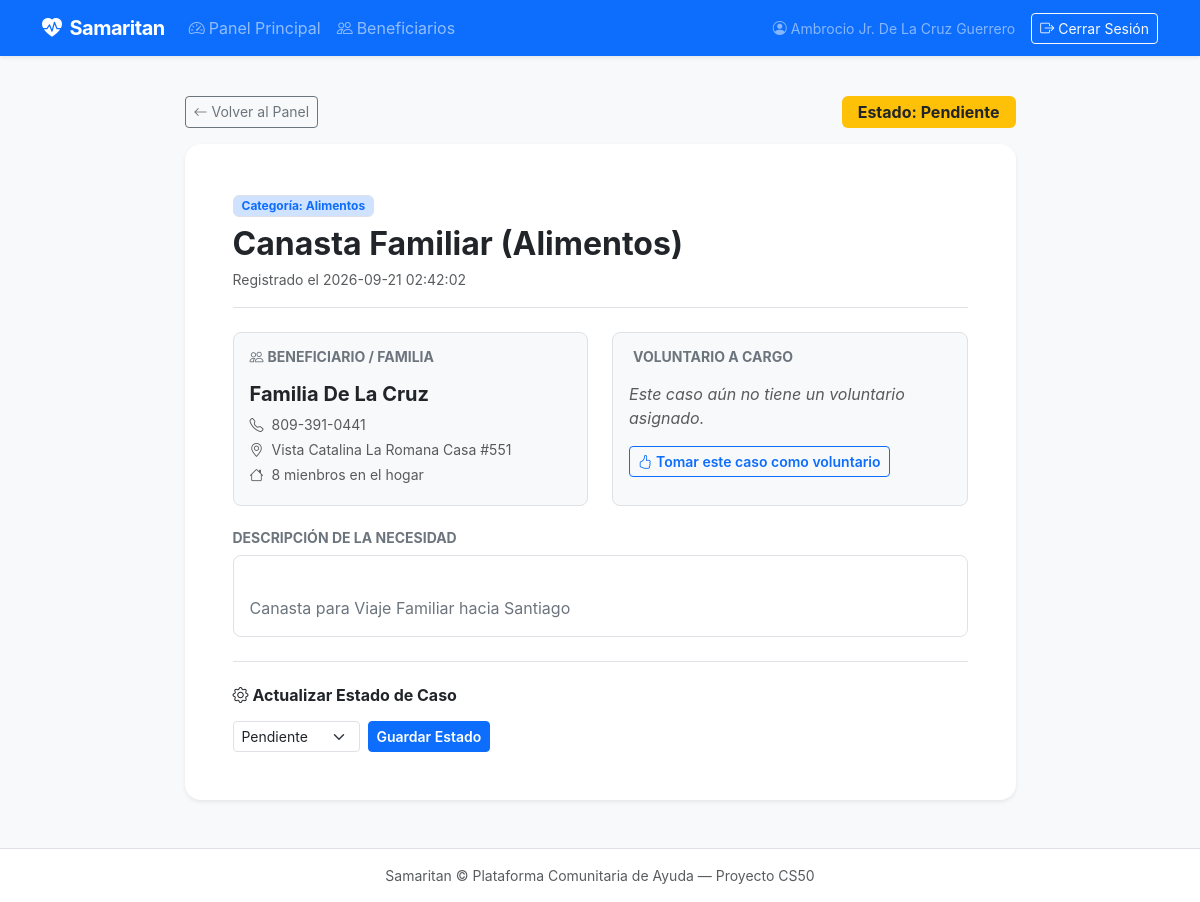
/cases/1 (signed in), run on an earlier commit of the app's database.
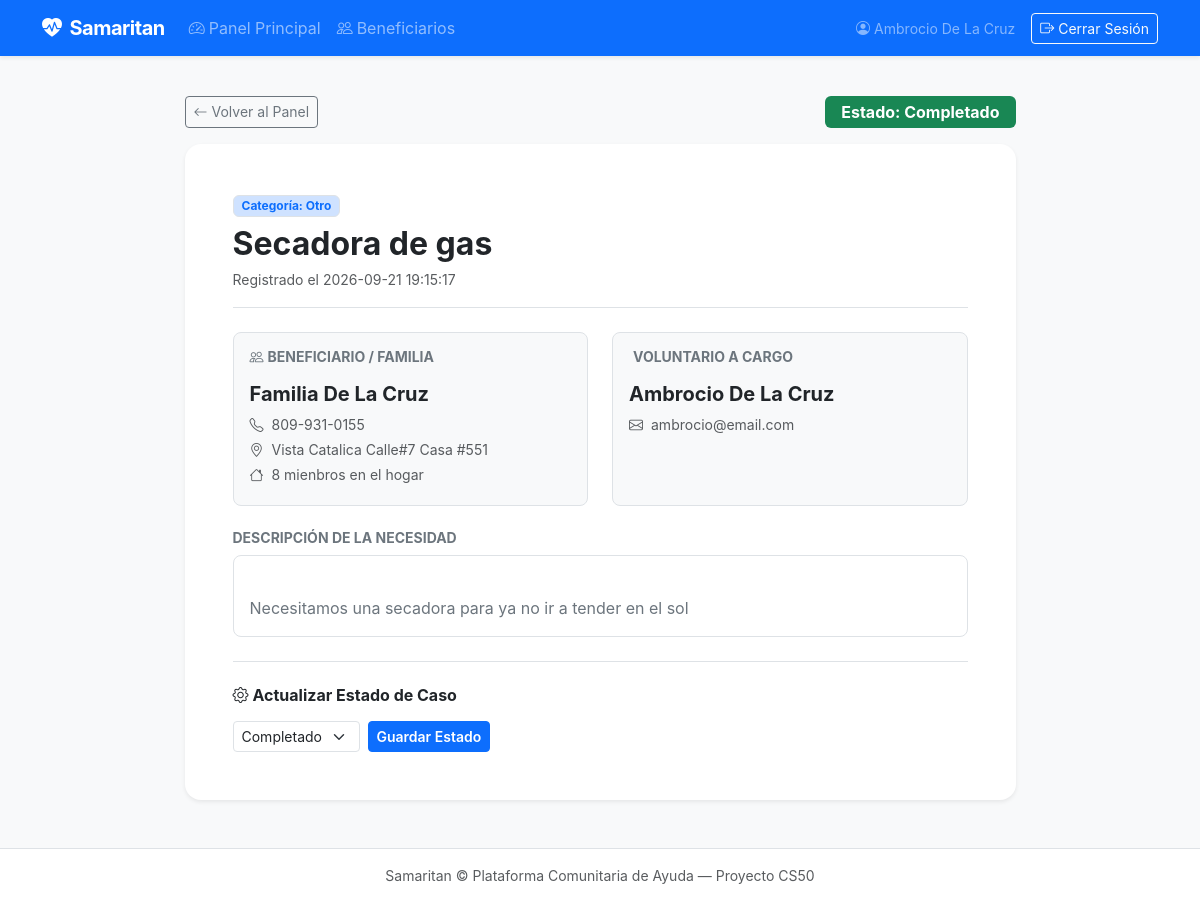
And on a later commit of the database.
### tables this page shows
CREATE TABLE cases (
    id INTEGER PRIMARY KEY AUTOINCREMENT,
    beneficiary_id INTEGER NOT NULL,
    case_type TEXT NOT NULL,
    category TEXT NOT NULL,
    status TEXT NOT NULL DEFAULT 'pending',
    volunteer_id INTEGER,
    description TEXT,
    created_at TIMESTAMP DEFAULT CURRENT_TIMESTAMP,
    FOREIGN KEY (beneficiary_id) REFERENCES beneficiaries(id) ON DELETE CASCADE,
    FOREIGN KEY (volunteer_id) REFERENCES users (id) ON DELETE SET NULL
);

CREATE TABLE beneficiaries (
    id INTEGER PRIMARY KEY AUTOINCREMENT,
    name TEXT NOT NULL,
    phone TEXT,
    location TEXT,
    household_size INTEGER DEFAULT 1,
    notes TEXT,
    created_at TIMESTAMP DEFAULT CURRENT_TIMESTAMP
);

CREATE TABLE users (
    id INTEGER PRIMARY KEY AUTOINCREMENT,
    name TEXT NOT NULL,
    email TEXT NOT NULL UNIQUE,
    hash TEXT NOT NULL,
    role TEXT NOT NULL DEFAULT 'volunteer',
    created_at TIMESTAMP DEFAULT CURRENT_TIMESTAMP
);

### app.py (the view)
@app.route("/cases/<int:case_id>")
@login_required
def case_detail(case_id):
  with get_db() as conn:
    case = conn.execute("""
      SELECT
        c.id, c.case_type, c.category, c.status, c.description, c.created_at ,
        b.id AS beneficiary_id, b.name AS beneficiary_name, b.phone AS beneficiary_phone,
        b.location AS beneficiary_location, b.household_size,
        u.id AS volunteer_id, u.name As volunteer_name, u.email AS volunteer_email
      FROM cases c
      JOIN beneficiaries b ON c.beneficiary_id = b.id
      LEFT JOIN users u ON c.volunteer_id = u.id
      WHERE c.id = ?;
      """,(case_id,)).fetchone()
    if case is None:
      flash("Case not found.", "error")
      return redirect("/")
  return render_template("case_detail.html", case=case)

### app.py (called while the page is built)
@app.after_request
def after_request(response):
    response.headers["Cache-Control"] = "no-cache, no-store, must-revalidate"
    response.headers["Expires"] = 0
    response.headers["Pragma"] = "no-cache"
    return response

### db.py (called while the page is built)
def get_db():
  if "db" not in g:
    g.db = sqlite3.connect(
      current_app.config["DATABASE"],
      detect_types=sqlite3.PARSE_DECLTYPES
    )
    g.db.row_factory = sqlite3.Row
  return g.db

def login_required(f):
  @wraps(f)
  def wrapper(*args, **kwargs):
    if session.get("user_id") is None:
      return redirect("/login")
    return f(*args, **kwargs)
  return wrapper

### templates/case_detail.html (shortened to what the changed rows need)
{% extends "layout.html" %}
{% block main %}
  <div class="row justify-content-center">
    <div class="col-12 col-lg-9">
      <div class="d-flex justify-content-between align items-center mb-3">
        <div>
          {% if case.status == 'pending' %}
            <span class="badge bg-warning text-dark fs-6 px-3 py-2">Estado: Pendiente</span>
          {% elif case.status == 'in_progress' %}
            <span class="badge bg-info text-dark fs-6 px-3 py-2">Estado: En progreso</span>
          {% else %}
            <span class="badge bg-success fs-6 px-3 py-2">Estado: Completado</span>
          {% endif %}
        </div>
      </div>
      <div class="card border-0 shadow-sm rounded-4 bg-white mb-4">
        <div class="card-body p-4 p-md-5">
          <div class="d-flex justify-content-between align-items-start border-bottom pb-3 mb-4">
            <div>
              <span class="badge bg-primary-subtle text-primary border px-2 py-1 mb-2">
                Categoría: {{ case.category }}
              </span>
              <h2 class="fw-bold text-dark mb-1">{{ case.case_type }}</h2>
              <span class="text-muted small">Registrado el {{ case.created_at }}</span>
            </div>
          </div>
          <div class="row g-4 mb-4">
            <div class="col-12 col-md-6">
              <div class="p-3 bg-light rounded-3 h-100 border">
                <h6 class="fw-bold text-secondary text-uppercase small mb-3">
                  <i class="bi bi-people me-1"></i>Beneficiario / Familia
                </h6>
                <h5 class="fw-bold text-dark mb-2">{{ case.beneficiary_name }}</h5>
                <p class="mb-1 text-muted small">
                  <i class="bi bi-telephone me-2"></i>{{ case.beneficiary_phone or 'Sin teléfono'}}
                </p>
                <p class="mb-1 text-muted small">
                  <i class="bi bi-geo-alt me-2"></i>{{ case.beneficiary_location or 'Sin dirección especificada'}}
                </p>
                <p class="mb-1 text-muted small">
                  <i class="bi bi-house me-2"></i>{{ case.household_size or 1}} mienbros en el hogar
                </p>
              </div>
            </div>
            <div class="col-12 col-md-6">
              <div class="p-3 bg-light rounded-3 h-100 border">
                <h6 class="fw-bold text-secondary text-uppercase small mb-3">
                  Voluntario a Cargo
                </h6>
                  {% if case.volunteer_name %}
                    <h5 class="fw-bold text-dark mb-2">{{ case.volunteer_name }}</h5>
                    <p class="mb-1 text-muted small">
                      <i class="bi bi-envelope me-2"></i>{{ case.volunteer_email}}
                    </p>
                  {% else %}
                    <p class="text-muted fst-italic mb-3">Este caso aún no tiene un voluntario asignado.</p>
                    <form action="/cases/{{ case['id'] }}/claim" method="post">
                        <button type="submit" class="btn btn-outline-primary btn-sm fw-semibold">
                            <i class="bi bi-hand-thumbs-up me-1"></i>Tomar este caso como voluntario
                        </button>
                    </form>
                  {% endif %}
              </div>
            </div>
          </div>
          <div class="mb-4">
            <div class="p-3 rounded-3 bg-white border">
              <p class="mb-0 text-secondary" style="white-space: pre-line;">
                {{ case.description if case.description else 'No se ingresaron detalles adicionales.' }}
              </p>
            </div>
          </div>
          <div class="border-top pt-4">
            <form action="/cases/{{ case.id }}/status" method="post" class="row g-2 align-items-center">
              <div class="col-auto">
                <select name="status" class="form-select form-select-sm">
                  <option value="pending" {% if case.status == 'pending' %}selected{% endif %}>Pendiente</option>
                  <option value="complete" {% if case.status == 'complete' %}selected{% endif %}>Completado</option>
                </select>
              </div>
            </form>
          </div>
        </div>
      </div>
    </div>
  </div>
{% endblock %}

### templates/layout.html (shortened to what this page needs)
<!DOCTYPE html>
<html lang="en">
<head>
    <link href="https://cdn.jsdelivr.net/npm/bootstrap@5.3.3/dist/css/bootstrap.min.css" rel="stylesheet">
    <link href="https://cdn.jsdelivr.net/npm/bootstrap-icons@1.11.3/font/bootstrap-icons.min.css" rel="stylesheet">
    <link href="{{ url_for('static', filename='css/styles.css') }}" rel="stylesheet">
</head>
<body class="bg-light d-flex flex-column min-vh-100">
    <nav class="navbar navbar-expand-lg navbar-dark bg-primary shadow-sm">
        <div class="container">
            <a class="navbar-brand fw-bold" href="/">
                <i class="bi bi-heart-pulse-fill me-2"></i>Samaritan
            </a>
            <div class="collapse navbar-collapse" id="navbarMain">
                {% if session["user_id"] %}
                    <ul class="navbar-nav me-auto mb-2 mb-lg-0">
                        <li class="nav-item">
                            <a class="nav-link" href="/"><i class="bi bi-speedometer2 me-1"></i>Panel Principal</a>
                        </li>
                        <li class="nav-item">
                            <a class="nav-link" href="/beneficiaries"><i class="bi bi-people me-1"></i>Beneficiarios</a>
                        </li>
                    </ul>
                    <ul class="navbar-nav ms-auto mb-2 mb-lg-0 align-items-center">
                        <li class="nav-item me-3 text-white-50 small">
                            <i class="bi bi-person-circle me-1"></i>{{ session.get("user_name", "Voluntario") }}
                        </li>
                        <li class="nav-item">
                            <form action="/logout" method="post">
                                <button type="submit" class="btn btn-outline-light btn-sm"><i class="bi bi-box-arrow-right me-1"></i>Cerrar Sesión</button>
                            </form>
                        </li>
                    </ul>
                {% endif %}
            </div>
        </div>
    </nav>
    <main class="container py-4 flex-grow-1">
        {% block main %}{% endblock %}
    </main>
    <footer class="bg-white border-top py-3 mt-auto text-center text-muted small">
        <div class="container">
            Samaritan &copy; Plataforma Comunitaria de Ayuda — Proyecto CS50
        </div>
    </footer>
</body>
</html>

What changed in the data, as far as the page shows it:
now on this page (row edited): users: get "Ambrocio De La Cruz", volunteer_name "Ambrocio De La Cruz", volunteer_email "ambrocio@email.com"
changed cases: category "Alimentos" → "Otro"; case_type "Canasta Familiar (Alimentos)" → "Secadora de gas"; created_at "2026-09-21 02:42:02" → "2026-09-21 19:15:17"; description "Canasta para Viaje Familiar hacia Santiago" → "Necesitamos una secadora para ya no ir a tender en el sol"; status "Pendiente" → "Completado"
changed beneficiaries "Familia De La Cruz": phone "809-391-0441" → "809-931-0155"; location "Vista Catalina La Romana Casa #551" → "Vista Catalica Calle#7 Casa #551"
Also different on the page:
{{ session.get("user_name", "Voluntario") }}: "Ambrocio Jr. De La Cruz Guerrero" → (not shown)
text no longer shown: "Estado: Pendiente Este caso aún no tiene un voluntario asignado. Tomar este caso como voluntario"
text now shown: "Estado: Completado"
